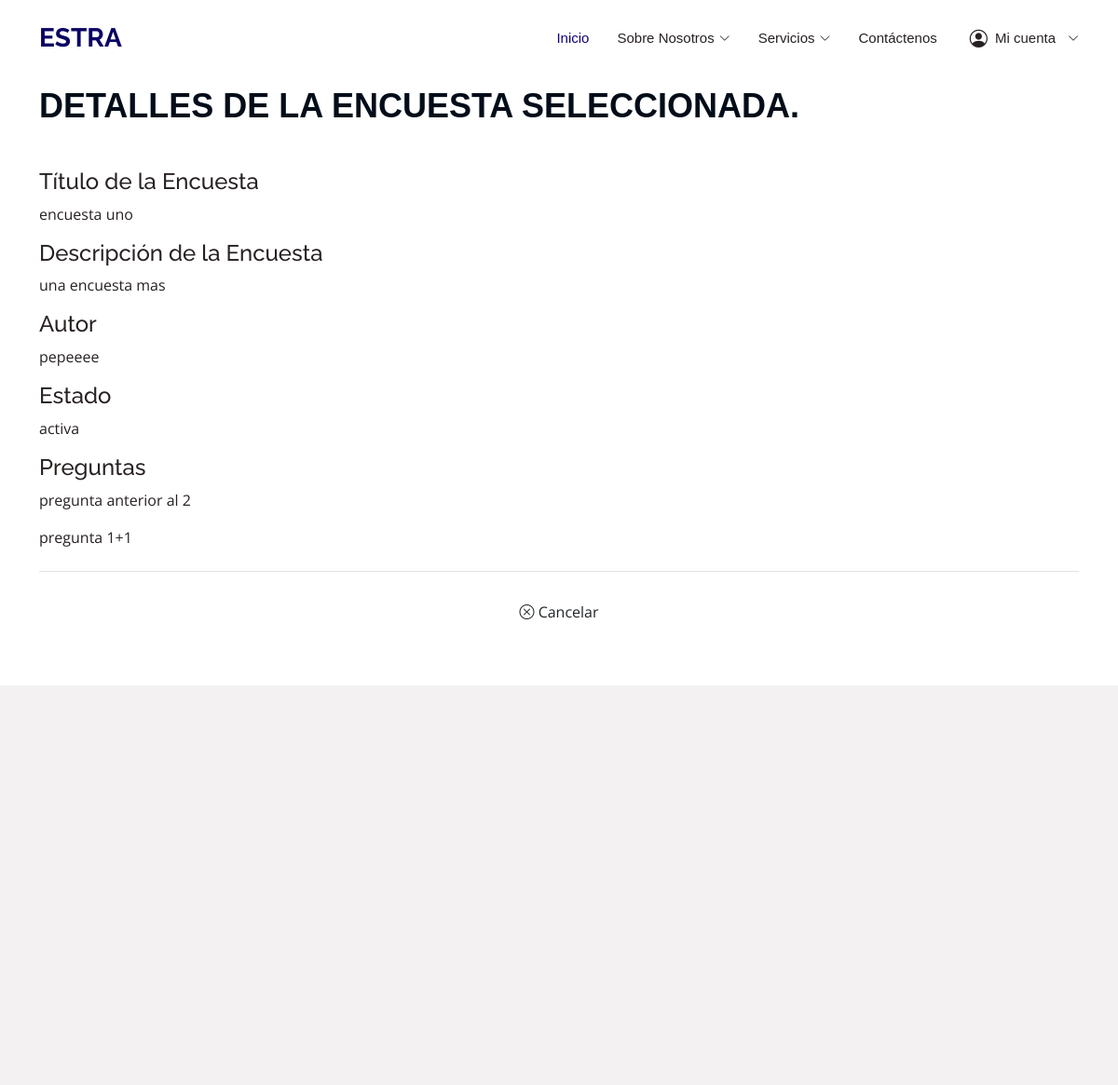
The app's page /visualizar_encuesta/1/ (signed in) with its own data.
### data_models/models.py (models this page shows, shortened)
class Encuesta(models.Model):
    titulo = models.CharField(max_length=255)
    descripcion = models.TextField()
    fecha_creacion = models.DateTimeField(auto_now_add=True)
    autor = models.CharField(max_length=100, default="Desconocido")
    estado = models.CharField(
        max_length=10,
        choices=[
            ('activa', 'Activa'),
            ('inactiva', 'Inactiva'),
        ],
        default='activa'
    )

class Pregunta(models.Model):
    encuesta = models.ForeignKey(Encuesta, on_delete=models.CASCADE, related_name='preguntas')
    texto = models.CharField(max_length=255)

### data_models/vistas/vistasEncuesta/views.py (the view)
# urls.py: path('visualizar_encuesta/<int:encuesta_id>/', visualizarEncuesta, name='visualizar_encuesta'),
def visualizarEncuesta(request, encuesta_id):
    if request.user.is_authenticated:
        if request.user.es_profesor():
            encuesta = get_object_or_404(Encuesta, id=encuesta_id)
            return render(request, 'profesor_principal/visualizar_encuesta.html', {'encuesta': encuesta})
        else:
            messages.error(request, "No tienes permiso para visualizar encuestas.")
            return redirect("pagina_principal_g")
    else:
        messages.error(request, "No estas autenticado.")
        return redirect("login")

### data_models/models.py (called while the page is built)
    def es_profesor(self):
        return self.cargo == 'profesor_principal'

### templates/profesor_principal/visualizar_encuesta.html (shortened to what this page needs)
{% extends "base.html" %}
{% load static %}
{% block content %}
  <section id="visualizar-encuesta" class="visualizar-encuesta">
    <div class="container">
        <div class="section-title">
            <h2>Visualizar Encuesta</h2>
            <p>Detalles de la encuesta seleccionada.</p>
        </div>
        <div class="encuesta-details">
            <div class="detail-group mb-3">
                <h4>Título de la Encuesta</h4>
                <p>{{encuesta.titulo}}</p>
            </div>
            <div class="detail-group mb-3">
                <h4>Descripción de la Encuesta</h4>
                <p>{{encuesta.descripcion}}</p>
            </div>
            <div class="detail-group mb-3">
                <h4>Autor</h4>
                <p>{{encuesta.autor}}</p>
            </div>
            <div class="detail-group mb-3">
                <h4>Estado</h4>
                <p>{{encuesta.estado}}</p>
            </div>
            <div class="detail-group mb-3">
                <h4>Preguntas</h4>
                {% for pregunta in encuesta.preguntas.all %}
                <div class="pregunta-item mb-2">
                    <p>{{pregunta.texto}}</p>
                </div>
                {% endfor %}
            </div>
            <div class="text-center mt-4 pt-4 border-top">
                <button type="button" id="boton-cancelar-encuesta" class="btn btn-cancelar" onclick="window.history.back()">
                    <i class="bi bi-x-circle"></i> Cancelar
                </button>
            </div>
        </div>
    </div>
</section>
{% endblock%}

### static/assets/css/style.css (style rules this page uses)
body { font-family: "Open Sans", sans-serif; color: #282121; }
h1, h2, h3, h4, h5, h6 { font-family: "Raleway", sans-serif; }
section { padding: 60px 0; overflow: hidden; }
.section-title { padding-bottom: 40px; }
.section-title h2 { font-size: clamp(12px, 2.5vw, 14px); font-weight: 500; padding: 0; line-height: 1.2; margin: 0 0 10px 0; letter-spacing: 2px; text-transform: uppercase; color: #aaaaaa; font-family: "Poppins", sans-serif; word-break: break-word; }
.section-title p { margin: 0; margin: 0; font-size: 36px; font-weight: 700; text-transform: uppercase; font-family: "Poppins", sans-serif; color: #020d19; }

### records on screen
Encuesta: titulo "encuesta uno", descripcion "una encuesta mas", autor "pepeeee", estado "activa"
Pregunta: texto "pregunta anterior al 2"
Pregunta: texto "pregunta 1+1"
